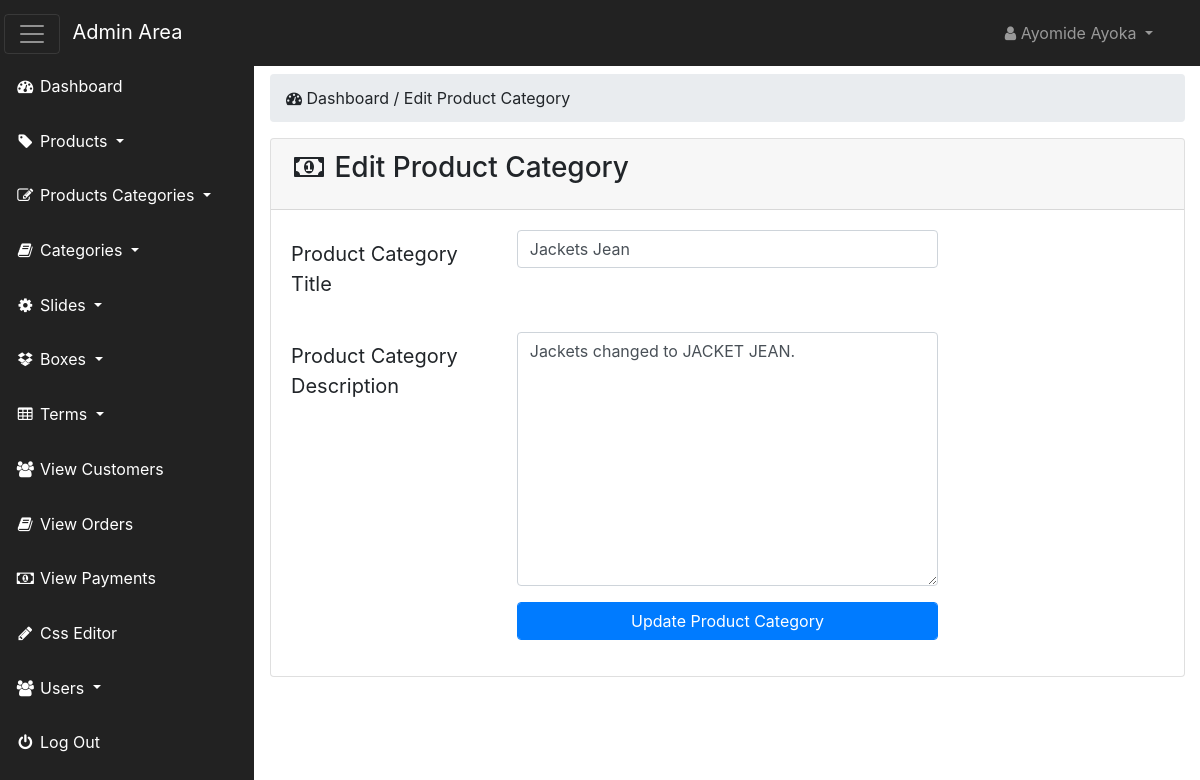
The page /admin_area/index.php?edit_p_cat=1 (signed in) on the database its author committed.
### tables this page shows
CREATE TABLE `product_categories` (
  `p_cat_id` int(100) NOT NULL,
  `p_cat_title` text NOT NULL,
  `p_cat_desc` text NOT NULL
);

### admin_area/edit_p_cat.php (the view, shortened to what this page needs)
<?php
   if(!isset($_SESSION['admin_email'])) {
    echo "<script> window.open('login.php','_self') </script>";
   }
   else{
?>
<?php
  if(isset($_GET['edit_p_cat'])) {
     $edit_p_cat_id = $_GET['edit_p_cat'];
     $edit_p_cat_query = "select * from product_categories where p_cat_id='$edit_p_cat_id'";
     $run_edit = mysqli_query($con,$edit_p_cat_query);
     $row_edit = mysqli_fetch_array($run_edit);
     $p_cat_title = $row_edit['p_cat_title'];
     $p_cat_desc = $row_edit['p_cat_desc'];
  }
?>
<div class="row">
    <div class="col-lg-12 mt-4">
        <ol class="breadcrumb">
            <li class="active">
                <i class="fa fa-dashboard"></i> Dashboard / Edit Product Category
            </li>
        </ol>
    </div>
</div>
<div class="row">
    <div class="col-lg-12">
        <div class="card">
            <div class="card-header">
                <h3 class="card-title">
                    <i class="fa fa-money fa-fw"></i> Edit Product Category
                </h3>
            </div>
            <div class="card-body">
                <form action="" method="POST">
                    <div class="form-group row">
                        <label for="" class="col-md-3 col-form-label-lg"> Product Category Title </label>
                        <div class="col-md-6">
                            <input value="<?php echo $p_cat_title;  ?>" type="text" class="form-control" name="p_cat_title" required>
                        </div>
                    </div>
                    <div class="form-group row">
                        <label for="" class="col-md-3 col-form-label-lg"> Product Category Description </label>
                        <div class="col-md-6">
                            <textarea name="p_cat_desc" type="text" class="form-control" col="30" rows="10"><?php echo $p_cat_desc;  ?></textarea>
                        </div>
                    </div>
                    <div class="form-group row">
                        <label for="" class="col-md-3 col-form-label-lg"></label>
                        <div class="col-md-6">
                            <input value="Update Product Category" name="update" type="submit" class="form-control btn btn-primary">
                        </div>
                    </div>
                </form>
            </div>
        </div>
    </div>
</div>
<?php } ?>

### admin_area/includes/sidebar.php (shortened to what this page needs)
<?php
   if(!isset($_SESSION['admin_email'])) {
    echo "<script> window.open('login.php','_self') </script>";
   }
   else{
?>
<nav class="navbar navbar-inverse fixed-top navbar-dark bg-dark" id="first-nav">
    <div class="navbar-header">
        <button class="navbar-toggler mr-2" id="basttoggle" type="button" data-toggle="collapse" data-target=".navbar-ex1-collapse">
            <span class="navbar-toggler-icon"></span>
        </button>
        <a href="index.php?dashboard" class="navbar-brand">Admin Area</a>
    </div>
    <ul class="nav navbar-right top-nav">
        <li class="nav-item dropdown">
            <a class="nav-link dropdown-toggle" href="#" data-toggle="dropdown">
               <i class="fa fa-user"></i> <?php echo $admin_name; ?>
            </a>
        </li>
    </ul>
    <div class=" navbar-collapse navbar-ex1-collapse">
        <ul class="nav side-nav" id="side-nav">
            <li>
                <a class="nav-link" href="index.php?dashboard">
                  <i class="fa fa-fw fa-dashboard"></i> Dashboard
                </a>
            </li>
            <li class="nav-item dropdown">
                <a class="nav-link dropdown-toggle" href="#" data-toggle="dropdown" data-target="#products">
                  <i class="fa fa-fw fa-tag"></i> Products
                </a>
            </li>
            <li class="nav-item dropdown">
                <a class="nav-link dropdown-toggle" href="#" data-toggle="dropdown" data-target="#products">
                  <i class="fa fa-fw fa-edit"></i> Products Categories
                </a>
            </li>
            <li class="nav-item dropdown">
                <a class="nav-link dropdown-toggle" href="#" data-toggle="dropdown" data-target="#products">
                  <i class="fa fa-fw fa-book"></i> Categories
                </a>
            </li>
            <li class="nav-item dropdown">
                <a class="nav-link dropdown-toggle" href="#" data-toggle="dropdown" data-target="#products">
                  <i class="fa fa-fw fa-gear"></i> Slides
                </a>
            </li>
            <li class="nav-item dropdown">
                <a class="nav-link dropdown-toggle" href="#" data-toggle="dropdown" data-target="#products">
                  <i class="fa fa-fw fa-dropbox"></i> Boxes
                </a>
            </li>
            <li class="nav-item dropdown">
                <a class="nav-link dropdown-toggle" href="#" data-toggle="dropdown" data-target="#products">
                  <i class="fa fa-fw fa-table"></i> Terms
                </a>
            </li>
            <li>
                <a  class="nav-link" href="index.php?view_customers">
                  <i class="fa fa-fw fa-users"></i> View Customers
                </a>
            </li>
            <li>
                <a  class="nav-link" href="index.php?view_orders">
                  <i class="fa fa-fw fa-book"></i> View Orders
                </a>
            </li>
            <li>
                <a  class="nav-link" href="index.php?view_payments">
                  <i class="fa fa-fw fa-money"></i> View Payments
                </a>
            </li>
            <li>
                <a  class="nav-link" href="index.php?edit_css">
                  <i class="fa fa-fw fa-pencil"></i> Css Editor
                </a>
            </li>
            <li class="nav-item dropdown">
                <a class="nav-link dropdown-toggle" href="#" data-toggle="dropdown" data-target="#products">
                  <i class="fa fa-fw fa-users"></i> Users
                </a>
            </li>
            <li>
                <a class="nav-link" href="logout.php">
                  <i class="fa fa-fw fa-power-off"></i> Log Out
                </a>
            </li>
        </ul>
    </div>
</nav>
<?php } ?>

### admin_area/css/style.css (style rules this page uses)
* { margin: 0; padding: 0; }
body { margin-top: 100px; }
@media (min-width:768px) { body { margin-top: 50px; } }
#first-nav { background-color: #222222 !important; }
#first-nav #basttoggle { margin-left: -12px; }
#first-nav .top-nav { margin:0 15px; }
.top-nav>li>a { color:#999999; line-height: 20px; padding-top: 15px; padding-bottom: 15px; }
#side-nav { margin: -17px !important; }
.side-nav>li { padding: 0; margin: 0; }
.side-nav>li>a { color: #ffffff; }
@media (min-width:768px) { .side-nav { position: fixed; top: 83px; bottom: 0; width: 255px; overflow-x: hidden; overflow-y: auto; background-color: #222222; padding-bottom: 40px; border-radius: 0; } }
@media (min-width:768px) { .side-nav>li>a { width: 255px; } }
.card-body { border-radius: 5px; }

### rows shown on the page
product_categories: p_cat_title "Jackets Jean", p_cat_desc "Jackets changed to JACKET JEAN."

### other values the page prints
$admin_name "Ayomide Ayoka"
